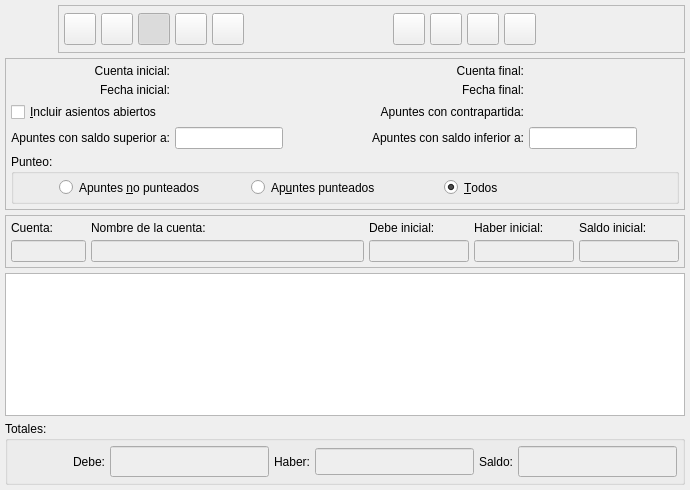
<ui version="4.0" >
 <class>ExtractoBase</class>
 <widget class="QWidget" name="ExtractoBase" >
  <property name="geometry" >
   <rect>
    <x>0</x>
    <y>0</y>
    <width>690</width>
    <height>490</height>
   </rect>
  </property>
  <property name="windowTitle" >
   <string>Extracto de Cuentas</string>
  </property>
  <property name="windowIcon" >
   <iconset resource="../../../bulmages.qrc" >:/BulmaCont32x32/images/png/i_mayor.xpm</iconset>
  </property>
  <layout class="QGridLayout" >
   <property name="margin" >
    <number>5</number>
   </property>
   <property name="spacing" >
    <number>5</number>
   </property>
   <item row="3" column="0" >
    <widget class="ExtractoSubForm" name="mui_list" >
     <property name="sizePolicy" >
      <sizepolicy>
       <hsizetype>7</hsizetype>
       <vsizetype>7</vsizetype>
       <horstretch>0</horstretch>
       <verstretch>0</verstretch>
      </sizepolicy>
     </property>
    </widget>
   </item>
   <item row="2" column="0" >
    <widget class="QFrame" name="frame_2" >
     <property name="frameShape" >
      <enum>QFrame::StyledPanel</enum>
     </property>
     <property name="frameShadow" >
      <enum>QFrame::Raised</enum>
     </property>
     <layout class="QGridLayout" >
      <property name="margin" >
       <number>5</number>
      </property>
      <property name="spacing" >
       <number>5</number>
      </property>
      <item row="0" column="4" >
       <widget class="QLabel" name="TextLabel2_4" >
        <property name="text" >
         <string>Saldo inicial:</string>
        </property>
       </widget>
      </item>
      <item row="0" column="0" >
       <widget class="QLabel" name="TextLabel1_3" >
        <property name="text" >
         <string>Cuenta:</string>
        </property>
       </widget>
      </item>
      <item row="0" column="3" >
       <widget class="QLabel" name="TextLabel2_3" >
        <property name="text" >
         <string>Haber inicial:</string>
        </property>
       </widget>
      </item>
      <item row="0" column="2" >
       <widget class="QLabel" name="TextLabel2_2" >
        <property name="text" >
         <string>Debe inicial:</string>
        </property>
       </widget>
      </item>
      <item row="1" column="3" >
       <widget class="QLineEdit" name="inicialhaber" >
        <property name="enabled" >
         <bool>true</bool>
        </property>
        <property name="maximumSize" >
         <size>
          <width>100</width>
          <height>32767</height>
         </size>
        </property>
        <property name="palette" >
         <palette>
          <active>
           <colorrole role="Base" >
            <brush brushstyle="SolidPattern" >
             <color alpha="255" >
              <red>238</red>
              <green>238</green>
              <blue>238</blue>
             </color>
            </brush>
           </colorrole>
          </active>
          <inactive>
           <colorrole role="Base" >
            <brush brushstyle="SolidPattern" >
             <color alpha="255" >
              <red>238</red>
              <green>238</green>
              <blue>238</blue>
             </color>
            </brush>
           </colorrole>
          </inactive>
          <disabled>
           <colorrole role="Base" >
            <brush brushstyle="SolidPattern" >
             <color alpha="255" >
              <red>255</red>
              <green>255</green>
              <blue>255</blue>
             </color>
            </brush>
           </colorrole>
          </disabled>
         </palette>
        </property>
        <property name="readOnly" >
         <bool>true</bool>
        </property>
       </widget>
      </item>
      <item row="0" column="1" >
       <widget class="QLabel" name="TextLabel2_2_2" >
        <property name="sizePolicy" >
         <sizepolicy>
          <hsizetype>7</hsizetype>
          <vsizetype>5</vsizetype>
          <horstretch>0</horstretch>
          <verstretch>0</verstretch>
         </sizepolicy>
        </property>
        <property name="text" >
         <string>Nombre de la cuenta:</string>
        </property>
       </widget>
      </item>
      <item row="1" column="2" >
       <widget class="QLineEdit" name="inicialdebe" >
        <property name="enabled" >
         <bool>true</bool>
        </property>
        <property name="sizePolicy" >
         <sizepolicy>
          <hsizetype>4</hsizetype>
          <vsizetype>0</vsizetype>
          <horstretch>0</horstretch>
          <verstretch>0</verstretch>
         </sizepolicy>
        </property>
        <property name="maximumSize" >
         <size>
          <width>100</width>
          <height>32767</height>
         </size>
        </property>
        <property name="palette" >
         <palette>
          <active>
           <colorrole role="Base" >
            <brush brushstyle="SolidPattern" >
             <color alpha="255" >
              <red>238</red>
              <green>238</green>
              <blue>238</blue>
             </color>
            </brush>
           </colorrole>
          </active>
          <inactive>
           <colorrole role="Base" >
            <brush brushstyle="SolidPattern" >
             <color alpha="255" >
              <red>238</red>
              <green>238</green>
              <blue>238</blue>
             </color>
            </brush>
           </colorrole>
          </inactive>
          <disabled>
           <colorrole role="Base" >
            <brush brushstyle="SolidPattern" >
             <color alpha="255" >
              <red>255</red>
              <green>255</green>
              <blue>255</blue>
             </color>
            </brush>
           </colorrole>
          </disabled>
         </palette>
        </property>
        <property name="readOnly" >
         <bool>true</bool>
        </property>
       </widget>
      </item>
      <item row="1" column="0" >
       <widget class="QLineEdit" name="codigocuenta" >
        <property name="enabled" >
         <bool>true</bool>
        </property>
        <property name="sizePolicy" >
         <sizepolicy>
          <hsizetype>4</hsizetype>
          <vsizetype>0</vsizetype>
          <horstretch>0</horstretch>
          <verstretch>0</verstretch>
         </sizepolicy>
        </property>
        <property name="maximumSize" >
         <size>
          <width>75</width>
          <height>32767</height>
         </size>
        </property>
        <property name="palette" >
         <palette>
          <active>
           <colorrole role="Base" >
            <brush brushstyle="SolidPattern" >
             <color alpha="255" >
              <red>238</red>
              <green>238</green>
              <blue>238</blue>
             </color>
            </brush>
           </colorrole>
          </active>
          <inactive>
           <colorrole role="Base" >
            <brush brushstyle="SolidPattern" >
             <color alpha="255" >
              <red>238</red>
              <green>238</green>
              <blue>238</blue>
             </color>
            </brush>
           </colorrole>
          </inactive>
          <disabled>
           <colorrole role="Base" >
            <brush brushstyle="SolidPattern" >
             <color alpha="255" >
              <red>255</red>
              <green>255</green>
              <blue>255</blue>
             </color>
            </brush>
           </colorrole>
          </disabled>
         </palette>
        </property>
        <property name="readOnly" >
         <bool>true</bool>
        </property>
       </widget>
      </item>
      <item row="1" column="1" >
       <widget class="QLineEdit" name="nombrecuenta" >
        <property name="enabled" >
         <bool>true</bool>
        </property>
        <property name="sizePolicy" >
         <sizepolicy>
          <hsizetype>4</hsizetype>
          <vsizetype>0</vsizetype>
          <horstretch>0</horstretch>
          <verstretch>0</verstretch>
         </sizepolicy>
        </property>
        <property name="maximumSize" >
         <size>
          <width>700</width>
          <height>32767</height>
         </size>
        </property>
        <property name="palette" >
         <palette>
          <active>
           <colorrole role="Base" >
            <brush brushstyle="SolidPattern" >
             <color alpha="255" >
              <red>238</red>
              <green>238</green>
              <blue>238</blue>
             </color>
            </brush>
           </colorrole>
          </active>
          <inactive>
           <colorrole role="Base" >
            <brush brushstyle="SolidPattern" >
             <color alpha="255" >
              <red>238</red>
              <green>238</green>
              <blue>238</blue>
             </color>
            </brush>
           </colorrole>
          </inactive>
          <disabled>
           <colorrole role="Base" >
            <brush brushstyle="SolidPattern" >
             <color alpha="255" >
              <red>255</red>
              <green>255</green>
              <blue>255</blue>
             </color>
            </brush>
           </colorrole>
          </disabled>
         </palette>
        </property>
        <property name="readOnly" >
         <bool>true</bool>
        </property>
       </widget>
      </item>
      <item row="1" column="4" >
       <widget class="QLineEdit" name="inicialsaldo" >
        <property name="enabled" >
         <bool>true</bool>
        </property>
        <property name="maximumSize" >
         <size>
          <width>100</width>
          <height>32767</height>
         </size>
        </property>
        <property name="palette" >
         <palette>
          <active>
           <colorrole role="Base" >
            <brush brushstyle="SolidPattern" >
             <color alpha="255" >
              <red>238</red>
              <green>238</green>
              <blue>238</blue>
             </color>
            </brush>
           </colorrole>
          </active>
          <inactive>
           <colorrole role="Base" >
            <brush brushstyle="SolidPattern" >
             <color alpha="255" >
              <red>238</red>
              <green>238</green>
              <blue>238</blue>
             </color>
            </brush>
           </colorrole>
          </inactive>
          <disabled>
           <colorrole role="Base" >
            <brush brushstyle="SolidPattern" >
             <color alpha="255" >
              <red>255</red>
              <green>255</green>
              <blue>255</blue>
             </color>
            </brush>
           </colorrole>
          </disabled>
         </palette>
        </property>
        <property name="readOnly" >
         <bool>true</bool>
        </property>
       </widget>
      </item>
     </layout>
    </widget>
   </item>
   <item row="1" column="0" >
    <widget class="QFrame" name="frame" >
     <property name="frameShape" >
      <enum>QFrame::StyledPanel</enum>
     </property>
     <property name="frameShadow" >
      <enum>QFrame::Raised</enum>
     </property>
     <layout class="QGridLayout" >
      <property name="margin" >
       <number>5</number>
      </property>
      <property name="spacing" >
       <number>5</number>
      </property>
      <item row="3" column="4" >
       <widget class="QLineEdit" name="mui_saldoinf" >
        <property name="sizePolicy" >
         <sizepolicy>
          <hsizetype>0</hsizetype>
          <vsizetype>0</vsizetype>
          <horstretch>0</horstretch>
          <verstretch>0</verstretch>
         </sizepolicy>
        </property>
       </widget>
      </item>
      <item row="3" column="0" >
       <widget class="QLabel" name="textLabel1_3" >
        <property name="text" >
         <string>Apuntes con saldo superior a:</string>
        </property>
        <property name="alignment" >
         <set>Qt::AlignRight|Qt::AlignTrailing|Qt::AlignVCenter</set>
        </property>
       </widget>
      </item>
      <item row="3" column="1" >
       <widget class="QLineEdit" name="mui_saldosup" >
        <property name="sizePolicy" >
         <sizepolicy>
          <hsizetype>0</hsizetype>
          <vsizetype>0</vsizetype>
          <horstretch>0</horstretch>
          <verstretch>0</verstretch>
         </sizepolicy>
        </property>
       </widget>
      </item>
      <item row="3" column="2" colspan="2" >
       <widget class="QLabel" name="textLabel1_3_2" >
        <property name="text" >
         <string>Apuntes con saldo inferior a:</string>
        </property>
        <property name="alignment" >
         <set>Qt::AlignRight|Qt::AlignTrailing|Qt::AlignVCenter</set>
        </property>
       </widget>
      </item>
      <item row="2" column="0" colspan="2" >
       <widget class="QCheckBox" name="mui_asAbiertos" >
        <property name="text" >
         <string>&amp;Incluir asientos abiertos</string>
        </property>
       </widget>
      </item>
      <item row="2" column="2" colspan="2" >
       <widget class="QLabel" name="textLabel1_3_2_2" >
        <property name="text" >
         <string>Apuntes con contrapartida:</string>
        </property>
        <property name="alignment" >
         <set>Qt::AlignRight|Qt::AlignTrailing|Qt::AlignVCenter</set>
        </property>
       </widget>
      </item>
      <item row="2" column="4" >
       <widget class="BusquedaCuenta" native="1" name="mui_codigocontrapartida" />
      </item>
      <item row="1" column="0" >
       <widget class="QLabel" name="textLabel1" >
        <property name="text" >
         <string>Fecha inicial:</string>
        </property>
        <property name="alignment" >
         <set>Qt::AlignRight|Qt::AlignTrailing|Qt::AlignVCenter</set>
        </property>
       </widget>
      </item>
      <item row="1" column="1" colspan="2" >
       <widget class="BusquedaFecha" native="1" name="m_fechainicial1" >
        <property name="minimumSize" >
         <size>
          <width>150</width>
          <height>0</height>
         </size>
        </property>
       </widget>
      </item>
      <item row="0" column="1" colspan="2" >
       <widget class="BusquedaCuenta" native="1" name="m_codigoinicial" >
        <property name="minimumSize" >
         <size>
          <width>150</width>
          <height>0</height>
         </size>
        </property>
       </widget>
      </item>
      <item row="1" column="3" >
       <widget class="QLabel" name="textLabel1_2" >
        <property name="text" >
         <string>Fecha final:</string>
        </property>
        <property name="alignment" >
         <set>Qt::AlignRight|Qt::AlignTrailing|Qt::AlignVCenter</set>
        </property>
       </widget>
      </item>
      <item row="1" column="4" >
       <widget class="BusquedaFecha" native="1" name="m_fechafinal1" >
        <property name="minimumSize" >
         <size>
          <width>150</width>
          <height>0</height>
         </size>
        </property>
       </widget>
      </item>
      <item row="0" column="0" >
       <widget class="QLabel" name="TextLabel1" >
        <property name="text" >
         <string>Cuenta inicial:</string>
        </property>
        <property name="alignment" >
         <set>Qt::AlignRight|Qt::AlignTrailing|Qt::AlignVCenter</set>
        </property>
       </widget>
      </item>
      <item row="0" column="3" >
       <widget class="QLabel" name="TextLabel1_2_2" >
        <property name="text" >
         <string>Cuenta final:</string>
        </property>
        <property name="alignment" >
         <set>Qt::AlignRight|Qt::AlignTrailing|Qt::AlignVCenter</set>
        </property>
       </widget>
      </item>
      <item row="0" column="4" >
       <widget class="BusquedaCuenta" native="1" name="m_codigofinal" >
        <property name="minimumSize" >
         <size>
          <width>150</width>
          <height>0</height>
         </size>
        </property>
       </widget>
      </item>
      <item row="4" column="0" colspan="5" >
       <widget class="QGroupBox" name="buttonGroup1" >
        <property name="minimumSize" >
         <size>
          <width>0</width>
          <height>50</height>
         </size>
        </property>
        <property name="title" >
         <string>Punteo:</string>
        </property>
        <layout class="QGridLayout" >
         <property name="margin" >
          <number>5</number>
         </property>
         <property name="spacing" >
          <number>5</number>
         </property>
         <item row="0" column="4" >
          <spacer>
           <property name="orientation" >
            <enum>Qt::Horizontal</enum>
           </property>
           <property name="sizeType" >
            <enum>QSizePolicy::Preferred</enum>
           </property>
           <property name="sizeHint" >
            <size>
             <width>40</width>
             <height>20</height>
            </size>
           </property>
          </spacer>
         </item>
         <item row="0" column="0" >
          <spacer>
           <property name="orientation" >
            <enum>Qt::Horizontal</enum>
           </property>
           <property name="sizeType" >
            <enum>QSizePolicy::Preferred</enum>
           </property>
           <property name="sizeHint" >
            <size>
             <width>40</width>
             <height>20</height>
            </size>
           </property>
          </spacer>
         </item>
         <item row="0" column="1" >
          <widget class="QRadioButton" name="mui_punteonopunteado" >
           <property name="sizePolicy" >
            <sizepolicy>
             <hsizetype>7</hsizetype>
             <vsizetype>0</vsizetype>
             <horstretch>0</horstretch>
             <verstretch>0</verstretch>
            </sizepolicy>
           </property>
           <property name="text" >
            <string>Apuntes &amp;no punteados</string>
           </property>
          </widget>
         </item>
         <item row="0" column="2" >
          <widget class="QRadioButton" name="mui_punteopunteado" >
           <property name="sizePolicy" >
            <sizepolicy>
             <hsizetype>7</hsizetype>
             <vsizetype>0</vsizetype>
             <horstretch>0</horstretch>
             <verstretch>0</verstretch>
            </sizepolicy>
           </property>
           <property name="text" >
            <string>Ap&amp;untes punteados</string>
           </property>
          </widget>
         </item>
         <item row="0" column="3" >
          <widget class="QRadioButton" name="mui_punteotodos" >
           <property name="sizePolicy" >
            <sizepolicy>
             <hsizetype>7</hsizetype>
             <vsizetype>0</vsizetype>
             <horstretch>0</horstretch>
             <verstretch>0</verstretch>
            </sizepolicy>
           </property>
           <property name="text" >
            <string>&amp;Todos</string>
           </property>
           <property name="checked" >
            <bool>true</bool>
           </property>
          </widget>
         </item>
        </layout>
       </widget>
      </item>
     </layout>
    </widget>
   </item>
   <item row="0" column="0" >
    <layout class="QHBoxLayout" >
     <property name="margin" >
      <number>0</number>
     </property>
     <property name="spacing" >
      <number>5</number>
     </property>
     <item>
      <widget class="QLabel" name="pixmapLabel1" >
       <property name="sizePolicy" >
        <sizepolicy>
         <hsizetype>0</hsizetype>
         <vsizetype>0</vsizetype>
         <horstretch>0</horstretch>
         <verstretch>0</verstretch>
        </sizepolicy>
       </property>
       <property name="minimumSize" >
        <size>
         <width>48</width>
         <height>48</height>
        </size>
       </property>
       <property name="maximumSize" >
        <size>
         <width>48</width>
         <height>48</height>
        </size>
       </property>
       <property name="pixmap" >
        <pixmap resource="../../../bulmages.qrc" >:/BulmaCont32x32/images/png/i_mayor.xpm</pixmap>
       </property>
       <property name="scaledContents" >
        <bool>true</bool>
       </property>
      </widget>
     </item>
     <item>
      <widget class="QFrame" name="frame_3" >
       <property name="frameShape" >
        <enum>QFrame::StyledPanel</enum>
       </property>
       <property name="frameShadow" >
        <enum>QFrame::Raised</enum>
       </property>
       <layout class="QHBoxLayout" >
        <property name="margin" >
         <number>5</number>
        </property>
        <property name="spacing" >
         <number>5</number>
        </property>
        <item>
         <widget class="QToolButton" name="mui_guardar" >
          <property name="minimumSize" >
           <size>
            <width>32</width>
            <height>32</height>
           </size>
          </property>
          <property name="maximumSize" >
           <size>
            <width>32</width>
            <height>32</height>
           </size>
          </property>
          <property name="toolTip" >
           <string>Guardar</string>
          </property>
          <property name="whatsThis" >
           <string>Guardar</string>
          </property>
          <property name="text" >
           <string/>
          </property>
          <property name="icon" >
           <iconset resource="../../../bulmages.qrc" >:/Genericos32x32/images/png/i_save.xpm</iconset>
          </property>
          <property name="iconSize" >
           <size>
            <width>22</width>
            <height>22</height>
           </size>
          </property>
          <property name="checkable" >
           <bool>false</bool>
          </property>
          <property name="checked" >
           <bool>false</bool>
          </property>
         </widget>
        </item>
        <item>
         <widget class="QToolButton" name="mui_imprimir" >
          <property name="minimumSize" >
           <size>
            <width>32</width>
            <height>32</height>
           </size>
          </property>
          <property name="maximumSize" >
           <size>
            <width>32</width>
            <height>32</height>
           </size>
          </property>
          <property name="toolTip" >
           <string>Imprimir</string>
          </property>
          <property name="whatsThis" >
           <string>Imprimir</string>
          </property>
          <property name="text" >
           <string/>
          </property>
          <property name="icon" >
           <iconset resource="../../../bulmages.qrc" >:/Genericos32x32/images/png/i_filePrint.xpm</iconset>
          </property>
          <property name="iconSize" >
           <size>
            <width>22</width>
            <height>22</height>
           </size>
          </property>
         </widget>
        </item>
        <item>
         <widget class="QToolButton" name="mui_filtrar" >
          <property name="minimumSize" >
           <size>
            <width>32</width>
            <height>32</height>
           </size>
          </property>
          <property name="maximumSize" >
           <size>
            <width>32</width>
            <height>32</height>
           </size>
          </property>
          <property name="toolTip" >
           <string>Mostrar/Oculatar filtro</string>
          </property>
          <property name="whatsThis" >
           <string>Mostrar/Oculatar filtro</string>
          </property>
          <property name="text" >
           <string/>
          </property>
          <property name="icon" >
           <iconset resource="../../../bulmages.qrc" >:/Genericos32x32/images/png/i_find.png</iconset>
          </property>
          <property name="iconSize" >
           <size>
            <width>22</width>
            <height>22</height>
           </size>
          </property>
          <property name="checkable" >
           <bool>true</bool>
          </property>
          <property name="checked" >
           <bool>true</bool>
          </property>
         </widget>
        </item>
        <item>
         <widget class="QToolButton" name="mui_configurar" >
          <property name="minimumSize" >
           <size>
            <width>32</width>
            <height>32</height>
           </size>
          </property>
          <property name="maximumSize" >
           <size>
            <width>32</width>
            <height>32</height>
           </size>
          </property>
          <property name="toolTip" >
           <string>Configurar</string>
          </property>
          <property name="whatsThis" >
           <string>Configurar</string>
          </property>
          <property name="text" >
           <string/>
          </property>
          <property name="icon" >
           <iconset resource="../../../bulmages.qrc" >:/Genericos32x32/images/png/i_packageSettings.png</iconset>
          </property>
          <property name="iconSize" >
           <size>
            <width>22</width>
            <height>22</height>
           </size>
          </property>
          <property name="checkable" >
           <bool>false</bool>
          </property>
          <property name="checked" >
           <bool>false</bool>
          </property>
         </widget>
        </item>
        <item>
         <widget class="QToolButton" name="mui_actualizar" >
          <property name="minimumSize" >
           <size>
            <width>32</width>
            <height>32</height>
           </size>
          </property>
          <property name="maximumSize" >
           <size>
            <width>32</width>
            <height>32</height>
           </size>
          </property>
          <property name="toolTip" >
           <string>Actualizar</string>
          </property>
          <property name="whatsThis" >
           <string>Actualizar</string>
          </property>
          <property name="text" >
           <string/>
          </property>
          <property name="icon" >
           <iconset resource="../../../bulmages.qrc" >:/Genericos32x32/images/png/i_reload.png</iconset>
          </property>
          <property name="iconSize" >
           <size>
            <width>22</width>
            <height>22</height>
           </size>
          </property>
          <property name="checkable" >
           <bool>false</bool>
          </property>
          <property name="checked" >
           <bool>false</bool>
          </property>
         </widget>
        </item>
        <item>
         <spacer>
          <property name="orientation" >
           <enum>Qt::Horizontal</enum>
          </property>
          <property name="sizeType" >
           <enum>QSizePolicy::Expanding</enum>
          </property>
          <property name="sizeHint" >
           <size>
            <width>121</width>
            <height>26</height>
           </size>
          </property>
         </spacer>
        </item>
        <item>
         <widget class="QToolButton" name="mui_casacion" >
          <property name="minimumSize" >
           <size>
            <width>32</width>
            <height>32</height>
           </size>
          </property>
          <property name="maximumSize" >
           <size>
            <width>32</width>
            <height>32</height>
           </size>
          </property>
          <property name="toolTip" >
           <string>Casacion</string>
          </property>
          <property name="whatsThis" >
           <string>Casacion</string>
          </property>
          <property name="text" >
           <string/>
          </property>
          <property name="icon" >
           <iconset resource="../../../bulmages.qrc" >:/BulmaCont32x32/images/png/i_casacion.xpm</iconset>
          </property>
          <property name="iconSize" >
           <size>
            <width>22</width>
            <height>22</height>
           </size>
          </property>
         </widget>
        </item>
        <item>
         <widget class="QToolButton" name="mui_guardarpunteo" >
          <property name="minimumSize" >
           <size>
            <width>32</width>
            <height>32</height>
           </size>
          </property>
          <property name="maximumSize" >
           <size>
            <width>32</width>
            <height>32</height>
           </size>
          </property>
          <property name="toolTip" >
           <string>Guardar punteo</string>
          </property>
          <property name="whatsThis" >
           <string>Guardar punteo</string>
          </property>
          <property name="text" >
           <string/>
          </property>
          <property name="icon" >
           <iconset resource="../../../bulmages.qrc" >:/Genericos32x32/images/png/i_save.xpm</iconset>
          </property>
          <property name="iconSize" >
           <size>
            <width>22</width>
            <height>22</height>
           </size>
          </property>
         </widget>
        </item>
        <item>
         <widget class="QToolButton" name="mui_cargarpunteos" >
          <property name="minimumSize" >
           <size>
            <width>32</width>
            <height>32</height>
           </size>
          </property>
          <property name="maximumSize" >
           <size>
            <width>32</width>
            <height>32</height>
           </size>
          </property>
          <property name="toolTip" >
           <string>Cargar punteo</string>
          </property>
          <property name="whatsThis" >
           <string>Cargar punteo</string>
          </property>
          <property name="text" >
           <string/>
          </property>
          <property name="icon" >
           <iconset resource="../../../bulmages.qrc" >:/BulmaCont32x32/images/png/i_fileOpen2.png</iconset>
          </property>
          <property name="iconSize" >
           <size>
            <width>22</width>
            <height>22</height>
           </size>
          </property>
         </widget>
        </item>
        <item>
         <widget class="QToolButton" name="mui_borrapunteo" >
          <property name="minimumSize" >
           <size>
            <width>32</width>
            <height>32</height>
           </size>
          </property>
          <property name="maximumSize" >
           <size>
            <width>32</width>
            <height>32</height>
           </size>
          </property>
          <property name="toolTip" >
           <string>Borrar punteo</string>
          </property>
          <property name="whatsThis" >
           <string>Borrar punteo</string>
          </property>
          <property name="text" >
           <string/>
          </property>
          <property name="icon" >
           <iconset resource="../../../bulmages.qrc" >:/Genericos32x32/images/png/i_editDelete.png</iconset>
          </property>
          <property name="iconSize" >
           <size>
            <width>22</width>
            <height>22</height>
           </size>
          </property>
         </widget>
        </item>
        <item>
         <spacer>
          <property name="orientation" >
           <enum>Qt::Horizontal</enum>
          </property>
          <property name="sizeHint" >
           <size>
            <width>40</width>
            <height>20</height>
           </size>
          </property>
         </spacer>
        </item>
       </layout>
      </widget>
     </item>
    </layout>
   </item>
   <item row="4" column="0" >
    <widget class="QGroupBox" name="groupBox" >
     <property name="title" >
      <string>Totales:</string>
     </property>
     <layout class="QGridLayout" >
      <property name="margin" >
       <number>5</number>
      </property>
      <property name="spacing" >
       <number>5</number>
      </property>
      <item row="0" column="1" >
       <widget class="QLabel" name="TextLabel2" >
        <property name="frameShape" >
         <enum>QFrame::NoFrame</enum>
        </property>
        <property name="frameShadow" >
         <enum>QFrame::Plain</enum>
        </property>
        <property name="text" >
         <string>Debe:</string>
        </property>
       </widget>
      </item>
      <item row="0" column="3" >
       <widget class="QLabel" name="TextLabel2_5" >
        <property name="frameShape" >
         <enum>QFrame::NoFrame</enum>
        </property>
        <property name="frameShadow" >
         <enum>QFrame::Plain</enum>
        </property>
        <property name="text" >
         <string>Haber:</string>
        </property>
       </widget>
      </item>
      <item row="0" column="4" >
       <widget class="QLineEdit" name="totalhaber" >
        <property name="enabled" >
         <bool>true</bool>
        </property>
        <property name="palette" >
         <palette>
          <active>
           <colorrole role="Base" >
            <brush brushstyle="SolidPattern" >
             <color alpha="255" >
              <red>238</red>
              <green>238</green>
              <blue>238</blue>
             </color>
            </brush>
           </colorrole>
          </active>
          <inactive>
           <colorrole role="Base" >
            <brush brushstyle="SolidPattern" >
             <color alpha="255" >
              <red>238</red>
              <green>238</green>
              <blue>238</blue>
             </color>
            </brush>
           </colorrole>
          </inactive>
          <disabled>
           <colorrole role="Base" >
            <brush brushstyle="SolidPattern" >
             <color alpha="255" >
              <red>255</red>
              <green>255</green>
              <blue>255</blue>
             </color>
            </brush>
           </colorrole>
          </disabled>
         </palette>
        </property>
        <property name="font" >
         <font>
          <pointsize>12</pointsize>
          <weight>75</weight>
          <bold>true</bold>
         </font>
        </property>
        <property name="alignment" >
         <set>Qt::AlignRight</set>
        </property>
        <property name="readOnly" >
         <bool>true</bool>
        </property>
       </widget>
      </item>
      <item row="0" column="5" >
       <widget class="QLabel" name="TextLabel2_6" >
        <property name="frameShape" >
         <enum>QFrame::NoFrame</enum>
        </property>
        <property name="frameShadow" >
         <enum>QFrame::Plain</enum>
        </property>
        <property name="text" >
         <string>Saldo:</string>
        </property>
       </widget>
      </item>
      <item row="0" column="2" >
       <widget class="QLineEdit" name="totaldebe" >
        <property name="enabled" >
         <bool>true</bool>
        </property>
        <property name="palette" >
         <palette>
          <active>
           <colorrole role="Base" >
            <brush brushstyle="SolidPattern" >
             <color alpha="255" >
              <red>238</red>
              <green>238</green>
              <blue>238</blue>
             </color>
            </brush>
           </colorrole>
          </active>
          <inactive>
           <colorrole role="Base" >
            <brush brushstyle="SolidPattern" >
             <color alpha="255" >
              <red>238</red>
              <green>238</green>
              <blue>238</blue>
             </color>
            </brush>
           </colorrole>
          </inactive>
          <disabled>
           <colorrole role="Base" >
            <brush brushstyle="SolidPattern" >
             <color alpha="255" >
              <red>255</red>
              <green>255</green>
              <blue>255</blue>
             </color>
            </brush>
           </colorrole>
          </disabled>
         </palette>
        </property>
        <property name="font" >
         <font>
          <family>Sans Serif</family>
          <pointsize>12</pointsize>
          <weight>75</weight>
          <italic>false</italic>
          <bold>true</bold>
          <underline>false</underline>
          <strikeout>false</strikeout>
         </font>
        </property>
        <property name="alignment" >
         <set>Qt::AlignRight</set>
        </property>
        <property name="readOnly" >
         <bool>true</bool>
        </property>
       </widget>
      </item>
      <item row="0" column="6" >
       <widget class="QLineEdit" name="totalsaldo" >
        <property name="enabled" >
         <bool>true</bool>
        </property>
        <property name="palette" >
         <palette>
          <active>
           <colorrole role="Base" >
            <brush brushstyle="SolidPattern" >
             <color alpha="255" >
              <red>238</red>
              <green>238</green>
              <blue>238</blue>
             </color>
            </brush>
           </colorrole>
          </active>
          <inactive>
           <colorrole role="Base" >
            <brush brushstyle="SolidPattern" >
             <color alpha="255" >
              <red>238</red>
              <green>238</green>
              <blue>238</blue>
             </color>
            </brush>
           </colorrole>
          </inactive>
          <disabled>
           <colorrole role="Base" >
            <brush brushstyle="SolidPattern" >
             <color alpha="255" >
              <red>255</red>
              <green>255</green>
              <blue>255</blue>
             </color>
            </brush>
           </colorrole>
          </disabled>
         </palette>
        </property>
        <property name="font" >
         <font>
          <family>Sans Serif</family>
          <pointsize>12</pointsize>
          <weight>75</weight>
          <italic>false</italic>
          <bold>true</bold>
          <underline>false</underline>
          <strikeout>false</strikeout>
         </font>
        </property>
        <property name="alignment" >
         <set>Qt::AlignRight</set>
        </property>
        <property name="readOnly" >
         <bool>true</bool>
        </property>
       </widget>
      </item>
      <item row="0" column="0" >
       <spacer>
        <property name="orientation" >
         <enum>Qt::Horizontal</enum>
        </property>
        <property name="sizeHint" >
         <size>
          <width>40</width>
          <height>20</height>
         </size>
        </property>
       </spacer>
      </item>
     </layout>
    </widget>
   </item>
  </layout>
 </widget>
 <layoutdefault spacing="2" margin="5" />
 <customwidgets>
  <customwidget>
   <class>ExtractoSubForm</class>
   <extends>QTableWidget</extends>
   <header>extractosubform.h</header>
  </customwidget>
  <customwidget>
   <class>BusquedaFecha</class>
   <extends>QWidget</extends>
   <header>../../bulmalib/busquedafecha.h</header>
  </customwidget>
  <customwidget>
   <class>BusquedaCuenta</class>
   <extends>QWidget</extends>
   <header>busquedacuenta.h</header>
  </customwidget>
 </customwidgets>
 <tabstops>
  <tabstop>codigocuenta</tabstop>
  <tabstop>nombrecuenta</tabstop>
  <tabstop>inicialhaber</tabstop>
  <tabstop>inicialdebe</tabstop>
  <tabstop>inicialsaldo</tabstop>
  <tabstop>totaldebe</tabstop>
  <tabstop>totalhaber</tabstop>
  <tabstop>totalsaldo</tabstop>
 </tabstops>
 <resources>
  <include location="../../../bulmages.qrc" />
 </resources>
 <connections>
  <connection>
   <sender>mui_filtrar</sender>
   <signal>toggled(bool)</signal>
   <receiver>frame</receiver>
   <slot>setShown(bool)</slot>
   <hints>
    <hint type="sourcelabel" >
     <x>153</x>
     <y>44</y>
    </hint>
    <hint type="destinationlabel" >
     <x>224</x>
     <y>116</y>
    </hint>
   </hints>
  </connection>
 </connections>
</ui>
